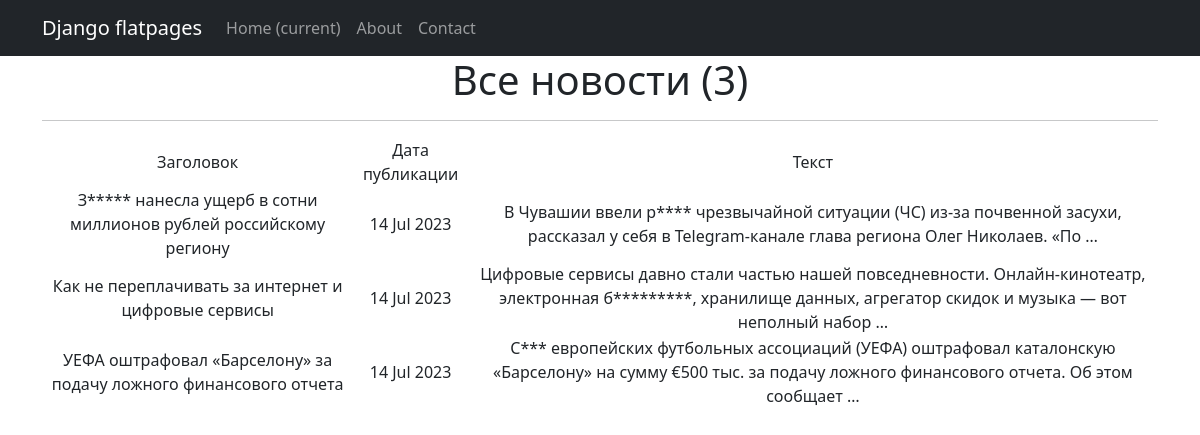
Page /news/ on the committed database.
### news/models.py (models this page shows, shortened)
class Post(models.Model):
    news = 'N'
    article = 'A'
    POSITIONS = [
        (news, 'Новость'),
        (article, 'Статья')
    ]
    author = models.ForeignKey(Author, on_delete=models.CASCADE)
    select = models.CharField(max_length=1, choices=POSITIONS, default=news)
    datetime = models.DateTimeField(auto_now_add=True)
    title = models.CharField(max_length=255)
    text = models.TextField()
    rating = models.IntegerField(default=0)

### news/views.py (the view)
# urls.py: path('', PostList.as_view()),
class PostList(ListView):
    model = Post
    ordering = '-datetime'
    template_name = 'news.html'
    context_object_name = 'posts'

### news/templatetags/custom_filters.py (called while the page is built)
@register.filter()
def censor(value):
    def check_word(word):
        for j in range(0, len(word_list)):
            if word.lower() == word_list[j]:
                new_word = word[0]
                for k in range(1, len(word)):
                    new_word += '*'
                word = new_word
        return word
    if type(value) != str:
        return 'Ошибка: "value" не строка!'
    s = ''
    i = 0
    new_word = ''
    while i < len(value):
        c = value[i]
        if (c != ' ') and (c != '.') and (c != ',') and (c != '!') and (c != '?') and (c != ' '):
            new_word += c
        else:
            if new_word != '':
                s = s + check_word(new_word) + c
                new_word = ''
            else:
                s += c
        i += 1
    if new_word != '':
        s = s + check_word(new_word)
    return s

### templates/news.html (shortened to what this page needs)
{% extends 'flatpages/default.html' %}
{% load custom_filters %}
{% block content %}
   <h1>Все новости ({{ posts|length }})</h1>
   <hr>
   {% if posts %}
       <table>
           <tr>
               <td>Заголовок</td>
               <td>Дата публикации</td>
               <td>Текст</td>
           </tr>
           {% for post in posts %}
           <tr>
               <td>{{ post.title|censor }}</td>
               <td>{{ post.datetime|date:'d M Y' }}</td>
               <td>{{ post.text|censor|truncatewords:20 }}</td>
           </tr>
           {% endfor %}
       </table>
   {% else %}
       <h2>Новостей нет!</h2>
   {% endif %}
{% endblock content %}

### templates/flatpages/default.html (shortened to what this page needs)
<!DOCTYPE html>
<html lang="en">
    <head>
        {% load static %}
        <link href="{% static 'css/styles.css' %}" rel="stylesheet" />
    </head>
    <body>
        <nav class="navbar navbar-expand-lg navbar-dark bg-dark static-top">
           <div class="container">
               <a class="navbar-brand" href="#">Django flatpages</a>
               <div class="collapse navbar-collapse" id="navbarResponsive">
                   <ul class="navbar-nav ml-auto">
                       <li class="nav-item active">
                           <a class="nav-link" href="#">Home
                               <span class="sr-only">(current)</span>
                           </a>
                       </li>
                       <li class="nav-item">
                           <a class="nav-link" href="/about/">About</a>
                       </li>
                       <li class="nav-item">
                           <a class="nav-link" href="/contacts/">Contact</a>
                       </li>
                   </ul>
               </div>
           </div>
        </nav>
        <div class="container">
           <div class="row">
               <div class="col-lg-12 text-center">
                   {% block content %}{% endblock content %}
               </div>
           </div>
        </div>
    </body>
</html>

### rows in the picture
Post: title|censor "З***** нанесла ущерб в сотни миллионов рублей российскому региону", datetime "14 Jul 2023", text|censor "В Чувашии ввели р**** чрезвычайной ситуации (ЧС) из-за почвенной засухи, рассказал у себя в Telegram-канале глава региона Олег Николаев. «По …"
Post: title|censor "Как не переплачивать за интернет и цифровые сервисы", datetime "14 Jul 2023", text|censor "Цифровые сервисы давно стали частью нашей повседневности. Онлайн-кинотеатр, электронная б*********, хранилище данных, агрегатор скидок и музыка — вот неполный набор …"
Post: title|censor "УЕФА оштрафовал «Барселону» за подачу ложного финансового отчета", datetime "14 Jul 2023", text|censor "С*** европейских футбольных ассоциаций (УЕФА) оштрафовал каталонскую «Барселону» на сумму €500 тыс. за подачу ложного финансового отчета. Об этом сообщает …"

### other values in the picture
{{ posts|length }} "3"
